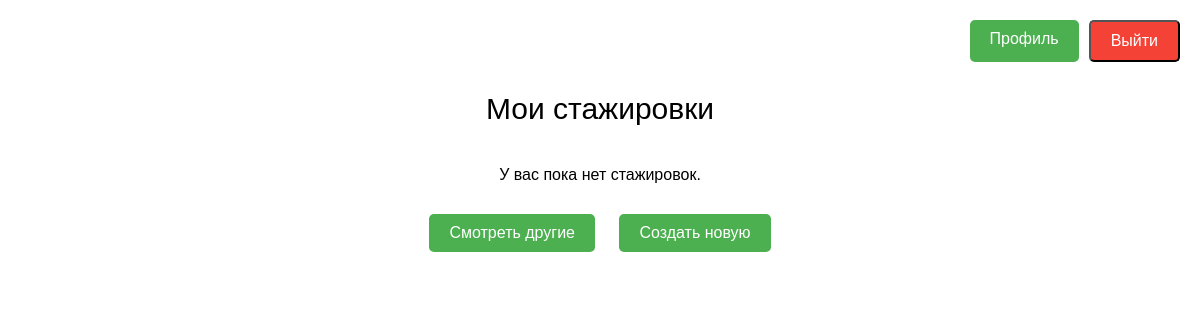
Page / (signed in) on the earlier database version.
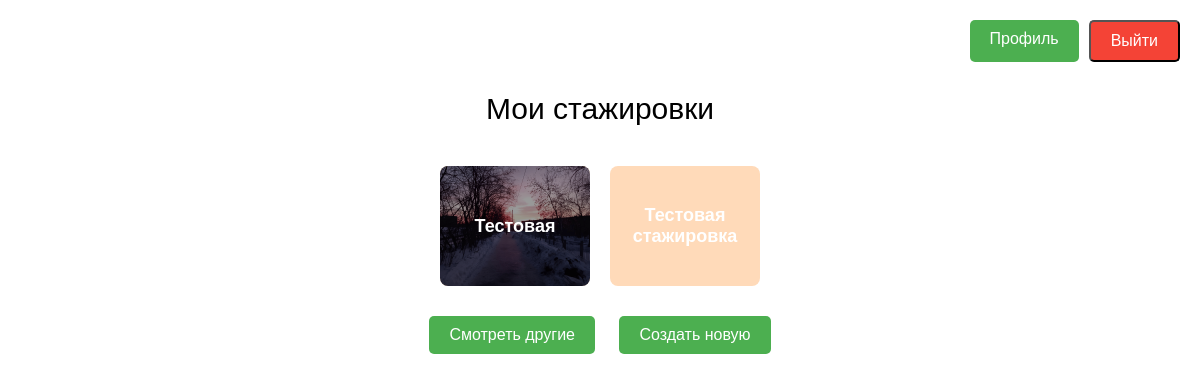
Same page on the later database version.
### internships/models.py (models this page shows, shortened)
class Internship(models.Model):
    title = models.CharField(_('Название'), max_length=255)
    description = models.TextField(_('Описание'), blank=True)
    created_by = models.ForeignKey(User, on_delete=models.CASCADE,
                                   related_name='internships',
                                   verbose_name=_('Создатель'))
    created_at = models.DateTimeField(_('Дата создания'), auto_now_add=True)
    updated_at = models.DateTimeField(_('Дата обновления'), auto_now=True)
    is_published = models.BooleanField(_('Опубликовано'), default=False)
    duration = models.PositiveIntegerField(_('Длительность (месяцы)'), default=3)
    positions = models.PositiveIntegerField(_('Количество позиций'), default=1)
    salary = models.PositiveIntegerField(_('Оплата (руб/месяц)'), default=0)
    LOCATION_CHOICES = [
        ('remote', 'Удаленно'),
        ('onsite', 'В офисе'),
        ('hybrid', 'Гибридный'),
    ]
    location = models.CharField(_('Формат работы'), max_length=10, choices=LOCATION_CHOICES, default='remote')
    requirements = models.TextField(_('Требования к кандидату'), blank=True)
    benefits = models.TextField(_('Бонусы и преимущества'), blank=True)
    class Meta:
        verbose_name = _('Стажировка')
        verbose_name_plural = _('Стажировки')
    def __str__(self):
        return self.title

### internships/views.py (the view)
# urls.py: path('', views.my_internships, name='my_internships'),
def my_internships(request):
    internships = Internship.objects.all()
    print(f"Стажировки: {internships}")
    data = []
    i = 0
    for internship in internships:
        if i == 3 or i == 4:
            i += 1
            continue
        cover = internship.blocks.filter(type='cover').first()
        heading = internship.blocks.filter(type='heading').first()
        cover_url = None
        heading_text = None
        if cover and cover.images.exists():
            cover_url = cover.images.first().image.url
        if heading and heading.texts.exists():
            texts = heading.texts.all()
            heading_str = str(heading)
            match = re.search(r'-\s*(\S+)', heading_str)
            if match:
                internship_heading = match.group(1)
            heading_text = internship_heading
        print(internship)
        data.append({
            'internship': internship,
            'cover_url': cover_url,
            'heading_text': heading_text,
        })
    return render(request, 'internships/my_internships.html', {
        'internship_data': data
    })

### internships/models.py (called while the page is built)
    def __str__(self):
        parent = self.internship or self.template
        return f"{self.get_type_display()} - {parent}"

### internships/templates/internships/my_internships.html (shortened to what this page needs)
<!DOCTYPE html>
<html lang="ru">
<head>
</head>
<body>
<div class="container">
    <div class="top-bar">
    <a href="{% url 'profile' %}" class="profile-button" style="margin-right: 10px;">Профиль</a>
    <form action="{% url 'logout' %}" method="post" style="margin: 0;">
        <button type="submit" class="profile-button" style="background-color: #f44336;">Выйти</button>
    </form>
</div>
    <div class="title">Мои стажировки</div>
    <div class="internship-cards">
    {% for item in internship_data %}
    <a href="{% url 'create_from_empty_page' %}?id={{ item.internship.id }}" style="text-decoration: none;">
    <div class="card" style="position: relative; overflow: hidden; padding: 0;">
        {% if item.cover_url %}
            <img src="{{ item.cover_url }}" alt="cover" style="width: 100%; height: 100%; object-fit: cover; filter: brightness(0.6);">
        {% endif %}
        <div style="
            position: absolute;
            top: 50%;
            left: 50%;
            transform: translate(-50%, -50%);
            color: white;
            font-weight: bold;
            text-align: center;
            padding: 10px;
            z-index: 1;
        ">
            {{ item.heading_text|default:item.internship.title }}
        </div>
    </div>
</a>
{% empty %}
    <div>У вас пока нет стажировок.</div>
{% endfor %}
</div>
    <div class="actions">
        <a href="{% url 'all_internships' %}">
            <button>Смотреть другие</button>
        </a>
        <a href="{% url 'create_internship' %}">
            <button>Создать новую</button>
        </a>
    </div>
</div>
</body>
</html>

### internships/templates/internships/my_internships.html (style rules this page uses)
body { font-family: Arial, sans-serif; margin: 0; padding: 0; }
.container { padding: 20px; }
.top-bar { display: flex; justify-content: flex-end; margin-bottom: 30px; }
.profile-button { padding: 10px 20px; background-color: #4CAF50; color: white; text-decoration: none; font-size: 16px; border-radius: 5px; }
.title { text-align: center; font-size: 30px; margin-bottom: 40px; }
.internship-cards { display: flex; flex-wrap: wrap; gap: 20px; justify-content: center; }
.card { width: 150px; height: 120px; background-color: peachpuff; display: flex; align-items: center; justify-content: center; font-size: 18px; border-radius: 8px; }
.actions { margin-top: 30px; text-align: center; }
.actions a { margin: 0 10px; text-decoration: none; }
.actions button { padding: 10px 20px; font-size: 16px; background-color: #4CAF50; color: white; border: none; border-radius: 5px; }

Differences in the rows shown:
added Internship: heading_text "Тестовая"
added Internship: heading_text "Тестовая стажировка"
Other differences:
text no longer shown: "У вас пока нет стажировок."
